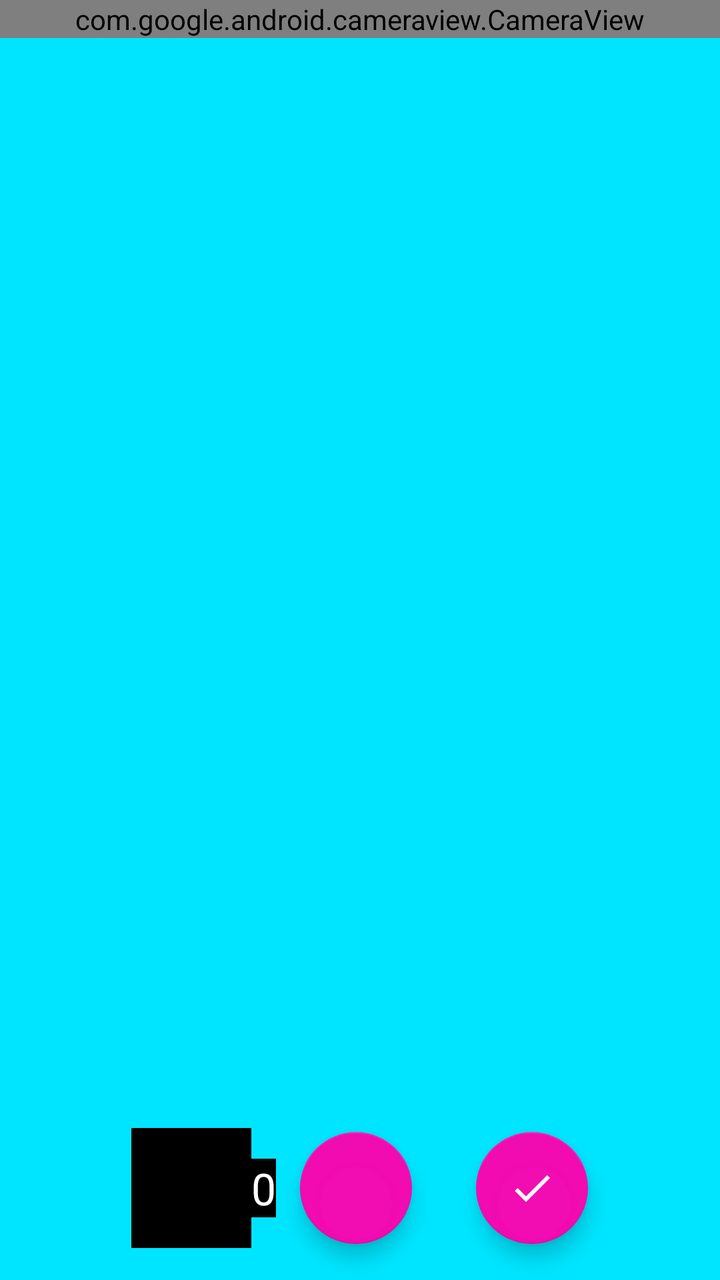
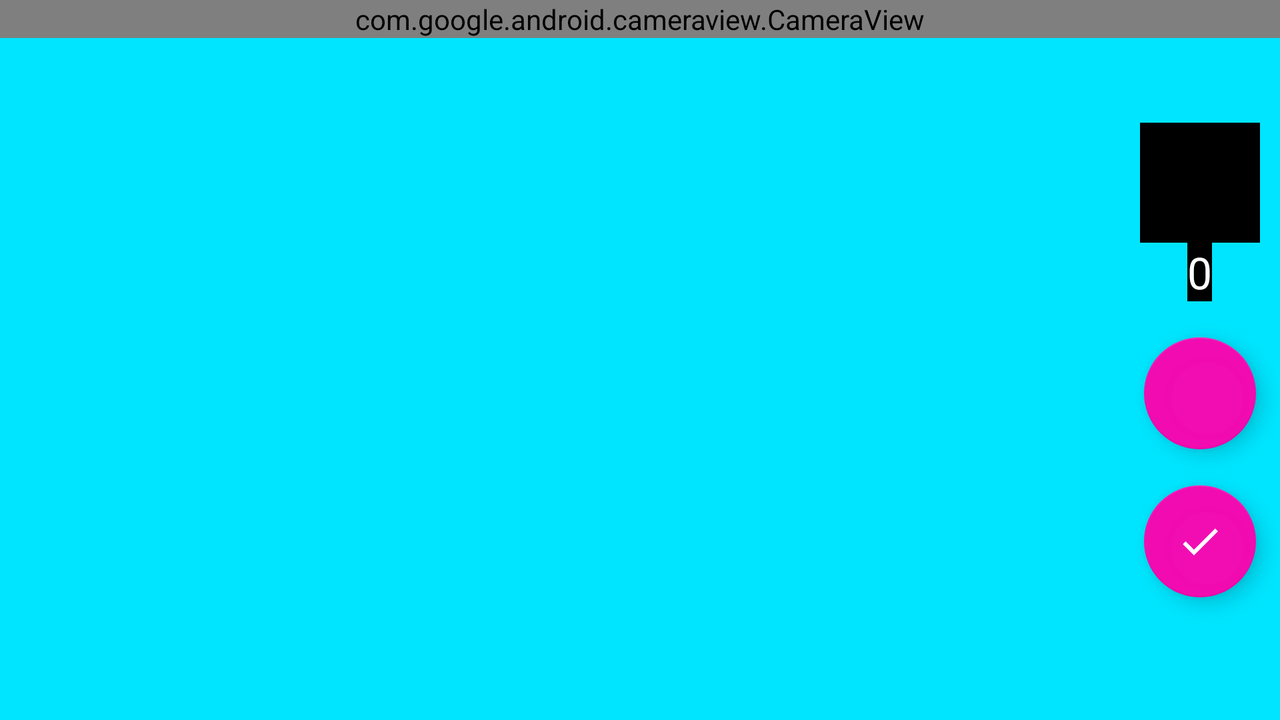

An Android layout and its configuration variant, each rendered on a device that would load it. The default file and the variant file are quoted in full after the pictures.
<!-- AndroidManifest.xml: activity theme AppThemeNoBar -->
<!-- res/layout/activity_main.xml -->
<?xml version="1.0" encoding="utf-8"?>
<RelativeLayout
    xmlns:android="http://schemas.android.com/apk/res/android"
    xmlns:app="http://schemas.android.com/apk/res-auto"
    xmlns:tools="http://schemas.android.com/tools"
    android:id="@+id/root"
    android:layout_width="match_parent"
    android:layout_height="match_parent"
    android:background="@color/colorPrimary"
    tools:context=".BrustMode.MainActivity">

    <com.google.android.cameraview.CameraView
        android:id="@+id/camera"
        android:layout_width="match_parent"
        android:layout_height="wrap_content"
        android:layout_alignParentLeft="true"
        android:layout_alignParentStart="true"
        android:layout_alignParentTop="true"
        android:adjustViewBounds="true"
        android:background="@android:color/black"/>

    <android.support.v7.widget.Toolbar
        android:id="@+id/toolbar"
        android:layout_width="match_parent"
        android:layout_height="?attr/actionBarSize"
        android:layout_alignParentLeft="true"
        android:layout_alignParentStart="true"
        android:layout_alignParentTop="true"/>
    <LinearLayout
        android:layout_width="match_parent"
        android:layout_height="wrap_content"
        android:orientation="horizontal"
        android:layout_alignParentBottom="true"
        android:gravity="center">
        <ImageView
            android:layout_width="60dp"
            android:layout_height="60dp"
            android:id="@+id/preview_image_bitmap"
            android:onClick="showAll"
            android:src="#000" />
        <TextView
            android:layout_width="wrap_content"
            android:layout_height="wrap_content"
            android:text="0"
            android:textSize="22sp"
            android:textColor="#fff"
            android:background="#000"
            android:id="@+id/preview_size"/>
        <android.support.design.widget.FloatingActionButton
            android:id="@+id/take_picture"
            android:layout_width="wrap_content"
            android:layout_height="wrap_content"
            app:srcCompat="@drawable/ic_camera"
            app:useCompatPadding="true"
            tools:ignore="VectorDrawableCompat" />
        <android.support.design.widget.FloatingActionButton
            android:layout_width="wrap_content"
            android:layout_height="wrap_content"
            android:layout_marginLeft="20dp"
            app:srcCompat="@drawable/ic_check_black_24dp"
            android:onClick="showAll"
            tools:ignore="VectorDrawableCompat" />
    </LinearLayout>



</RelativeLayout>
<!-- resources referenced by this layout -->
<resources>
  <color name="colorPrimary">#00e5ff</color>
  <!-- drawable ic_check_black_24dp (drawable) -->
  <vector android:height="24dp" android:tint="#FFFCFE"
      android:viewportHeight="24.0" android:viewportWidth="24.0"
      android:width="24dp" xmlns:android="http://schemas.android.com/apk/res/android">
      <path android:fillColor="#FF000000" android:pathData="M9,16.17L4.83,12l-1.42,1.41L9,19 21,7l-1.41,-1.41z"/>
  </vector>
  <style name="AppThemeNoBar" parent="Theme.AppCompat.Light.NoActionBar">
          
          <item name="colorPrimary">@color/colorPrimary</item>
          <item name="colorPrimaryDark">@color/colorPrimaryDark</item>
          <item name="colorAccent">@color/colorAccent</item>
      </style>
  <color name="colorPrimaryDark">#009ec1</color>
  <color name="colorAccent">#f1ff00ae</color>
</resources>
<!-- res/layout-land/activity_main.xml (the repository's variant of the layout above) -->
<!-- drawn on the phone turned sideways -->
<?xml version="1.0" encoding="utf-8"?>
<RelativeLayout
    xmlns:android="http://schemas.android.com/apk/res/android"
    xmlns:app="http://schemas.android.com/apk/res-auto"
    xmlns:tools="http://schemas.android.com/tools"
    android:id="@+id/root"
    android:layout_width="match_parent"
    android:layout_height="match_parent"
    android:background="@color/colorPrimary"
    tools:context=".BrustMode.MainActivity">

    <com.google.android.cameraview.CameraView
        android:id="@+id/camera"
        android:layout_width="match_parent"
        android:layout_height="wrap_content"
        android:layout_alignParentLeft="true"
        android:layout_alignParentStart="true"
        android:layout_alignParentTop="true"
        android:adjustViewBounds="true"
        android:background="@android:color/black"/>

    <android.support.v7.widget.Toolbar
        android:id="@+id/toolbar"
        android:layout_width="match_parent"
        android:layout_height="?attr/actionBarSize"
        android:layout_alignParentLeft="true"
        android:layout_alignParentStart="true"
        android:layout_alignParentTop="true"/>
    <LinearLayout
        android:layout_width="wrap_content"
        android:layout_height="match_parent"
        android:orientation="vertical"
        android:layout_alignParentRight="true"
        android:gravity="center">
        <ImageView
            android:layout_width="60dp"
            android:layout_height="60dp"
            android:id="@+id/preview_image_bitmap"
            android:onClick="showAll"
            android:src="#000" />
        <TextView
            android:layout_width="wrap_content"
            android:layout_height="wrap_content"
            android:text="0"
            android:textSize="22sp"
            android:textColor="#fff"
            android:background="#000"
            android:id="@+id/preview_size"/>
        <android.support.design.widget.FloatingActionButton
            android:id="@+id/take_picture"
            android:layout_width="wrap_content"
            android:layout_height="wrap_content"
            app:srcCompat="@drawable/ic_camera"
            app:useCompatPadding="true"
            tools:ignore="VectorDrawableCompat" />
        <android.support.design.widget.FloatingActionButton
            android:layout_width="wrap_content"
            android:layout_height="wrap_content"
            app:srcCompat="@drawable/ic_check_black_24dp"
            android:onClick="showAll"
            tools:ignore="VectorDrawableCompat" />
    </LinearLayout>



</RelativeLayout>
